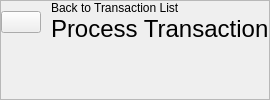
       <widget class="QFrame" name="Header">
        <property name="sizePolicy">
         <sizepolicy hsizetype="Preferred" vsizetype="Preferred">
          <horstretch>0</horstretch>
          <verstretch>0</verstretch>
         </sizepolicy>
        </property>
        <property name="frameShape">
         <enum>QFrame::StyledPanel</enum>
        </property>
        <property name="frameShadow">
         <enum>QFrame::Raised</enum>
        </property>
        <layout class="QHBoxLayout" name="horizontalLayout_8">
         <property name="spacing">
          <number>0</number>
         </property>
         <property name="leftMargin">
          <number>0</number>
         </property>
         <property name="topMargin">
          <number>0</number>
         </property>
         <property name="rightMargin">
          <number>0</number>
         </property>
         <property name="bottomMargin">
          <number>0</number>
         </property>
         <item alignment="Qt::AlignTop">
          <widget class="QWidget" name="widget_17" native="true">
           <layout class="QHBoxLayout" name="horizontalLayout_2">
            <property name="spacing">
             <number>10</number>
            </property>
            <property name="leftMargin">
             <number>0</number>
            </property>
            <property name="topMargin">
             <number>0</number>
            </property>
            <property name="rightMargin">
             <number>0</number>
            </property>
            <property name="bottomMargin">
             <number>0</number>
            </property>
            <item alignment="Qt::AlignVCenter">
             <widget class="QPushButton" name="BackButton">
              <property name="sizePolicy">
               <sizepolicy hsizetype="Preferred" vsizetype="Preferred">
                <horstretch>0</horstretch>
                <verstretch>0</verstretch>
               </sizepolicy>
              </property>
              <property name="styleSheet">
               <string notr="true"/>
              </property>
              <property name="text">
               <string/>
              </property>
              <property name="icon">
               <iconset resource="../Images/resources.qrc">
                <normaloff>:/icons/icons/circle-arrow-left.svg</normaloff>:/icons/icons/circle-arrow-left.svg</iconset>
              </property>
              <property name="iconSize">
               <size>
                <width>40</width>
                <height>40</height>
               </size>
              </property>
             </widget>
            </item>
            <item alignment="Qt::AlignTop">
             <widget class="QWidget" name="widget_16" native="true">
              <property name="styleSheet">
               <string notr="true">#label {
	font: 500 12pt &quot;Satoshi&quot;;
}
#InterfaceTitle {
	font-size: 24px;
}</string>
              </property>
              <layout class="QVBoxLayout" name="verticalLayout_27">
               <property name="spacing">
                <number>0</number>
               </property>
               <property name="leftMargin">
                <number>0</number>
               </property>
               <property name="topMargin">
                <number>0</number>
               </property>
               <property name="rightMargin">
                <number>0</number>
               </property>
               <property name="bottomMargin">
                <number>0</number>
               </property>
               <item>
                <widget class="QLabel" name="label">
                 <property name="text">
                  <string>Back to Transaction List</string>
                 </property>
                </widget>
               </item>
               <item>
                <widget class="QLabel" name="InterfaceTitle">
                 <property name="sizePolicy">
                  <sizepolicy hsizetype="Expanding" vsizetype="Preferred">
                   <horstretch>0</horstretch>
                   <verstretch>0</verstretch>
                  </sizepolicy>
                 </property>
                 <property name="text">
                  <string>Process Transaction</string>
                 </property>
                </widget>
               </item>
              </layout>
             </widget>
            </item>
           </layout>
          </widget>
         </item>
        </layout>
       </widget>
